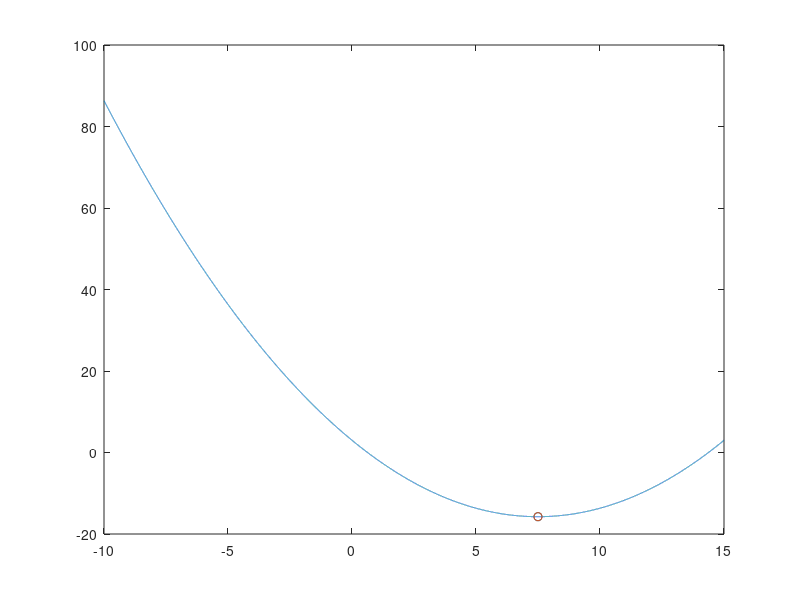

The MATLAB source for this figure:
function Direktno_pretrazivanje ()
       
    a=-10;
    b=15;
    X=a:0.001:b;
    tol=0.001;
    plot(X,f(X)),hold on
    
    x3=a;
    x4=b;
    iteration=0
    while abs(x3-x4)>tol
        x3=a+rand(1)*(abs(b-a))/2;
        x4=(a+b)/2 +rand(1)*(abs(b-a))/2;
        if f(x3)<f(x4)
 
          b=x4;
        end
        
        if f(x3)>f(x4)
            a=x3;
        end
        iteration=iteration+1;
    end
    scatter(x3,f(x3))
    scatter(x4,f(x4)),hold off
    disp(x3)
    disp(x4)
    disp(iteration)
end

function res= f(x)
    res =1/3 * x.^2 -5*x+3;
end